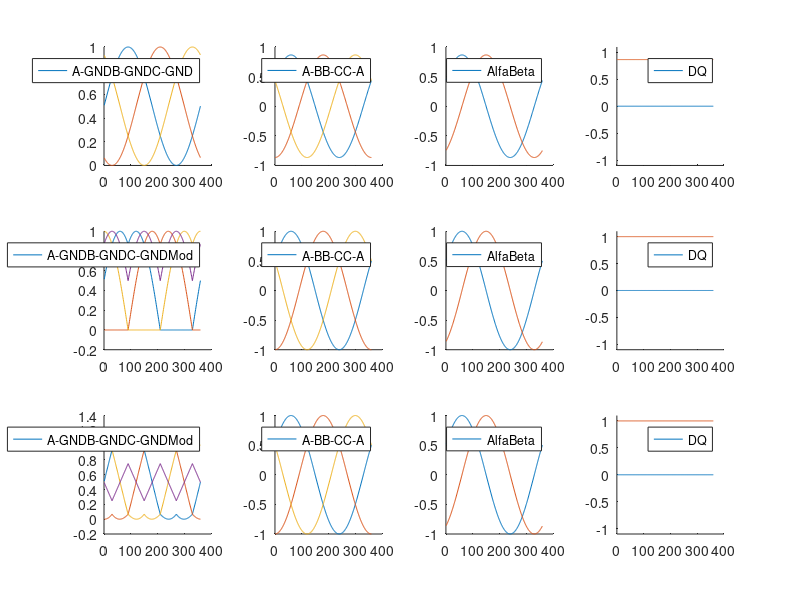

This chart was generated by the following MATLAB code:
%close all;
figure(2);
clear all;

ang = 1:1:360;
                                                % SINOSUIDAL CONTROL
% PHASE TO GROUND VOLTAGES
sinA_GND = (sin(deg2rad(ang))+1)/2;
sinB_GND = (sin(deg2rad(ang-120))+1)/2;
sinC_GND = (sin(deg2rad(ang-240))+1)/2;

subplot(3,4,1);
hold on;
plot(sinA_GND);
plot(sinB_GND);
plot(sinC_GND);
legend(["A-GND","B-GND","C-GND"]);

% PHASE VOLTAGES
sinAB = (sinA_GND-sinB_GND);
sinBC = (sinB_GND-sinC_GND);
sinCA = (sinC_GND-sinA_GND);

subplot(3,4,2);
hold on;
plot(sinAB);
plot(sinBC);
plot(sinCA);
legend(["A-B","B-C","C-A"]);
%ylim([-1,1]);

% ALFA BETA
sin_alfa = sinAB;
sin_beta = (sinBC - sinCA)/sqrt(3);

subplot(3,4,3);
hold on;
plot(sin_alfa);
plot(sin_beta);
legend(["Alfa","Beta"]);
ylim([-1,1]);

% D-Q

for i = 1:1:360
    tet = deg2rad(ang(i)+180+30); 
    % Phase voltages are shifted to inputs by 30 deg,
    % 180 is cause by signs in A-B calculations
    sin_D(i) = cos(tet)*sin_alfa(i) + sin(tet)*sin_beta(i);
    sin_Q(i) = -sin(tet)*sin_alfa(i) + cos(tet)*sin_beta(i);
end
subplot(3,4,4);
hold on;
plot(sin_D);
plot(sin_Q);
legend(["D","Q"]);
ylim([-1.1,1.1]);

                                                    % DUPKOSINUS CONTROL

% PHASE TO GROUND VOLTAGES
sin_a = sin(deg2rad(ang));
sin_b = sin(deg2rad(ang-120));
sin_c = sin(deg2rad(ang-240));

for i = 1:1:360
    svm_max(i) = max([sin_a(i) sin_b(i) sin_c(i)]); 
end
svm_max = circshift(svm_max,+60);
for i = 1:1:360
    svmA_GND(i) = (sin_a(i) + svm_max(i))/sqrt(3);
    svmB_GND(i) = (sin_b(i) + svm_max(i))/sqrt(3);
    svmC_GND(i) = (sin_c(i) + svm_max(i))/sqrt(3);
end

subplot(3,4,5);
hold on;
plot(svmA_GND);
plot(svmB_GND);
plot(svmC_GND);
plot(svm_max);

legend(["A-GND","B-GND","C-GND","Mod"]);
%ylim([0,1]);

% PHASE VOLTAGES
svmAB = (svmA_GND-svmB_GND);
svmBC = (svmB_GND-svmC_GND);
svmCA = (svmC_GND-svmA_GND);

subplot(3,4,6);
hold on;
plot(svmAB);
plot(svmBC);
plot(svmCA);
legend(["A-B","B-C","C-A"]);
ylim([-1,1]);

% ALFA BETA
svm_alfa = svmAB;
svm_beta = (svmBC - svmCA)/sqrt(3);

subplot(3,4,7);
hold on;
plot(svm_alfa);
plot(svm_beta);
legend(["Alfa","Beta"]);
ylim([-1,1]);

% D-Q

for i = 1:1:360
    tet = deg2rad(ang(i)+180+30);
    svm_D(i) = cos(tet)*svm_alfa(i) + sin(tet)*svm_beta(i);
    svm_Q(i) = -sin(tet)*svm_alfa(i) + cos(tet)*svm_beta(i);
end
subplot(3,4,8);
hold on;
plot(svm_D);
plot(svm_Q);
legend(["D","Q"]);
ylim([-1.1,1.1]);

                                                    % SINUS + TRIANGLE

stA_GND = (sin(deg2rad(ang)) - sawtooth(deg2rad(ang+90)*3,1/2)/4)/sqrt(3) + 0.5;
stB_GND = (sin(deg2rad(ang-120)) - sawtooth(deg2rad(ang+210)*3,1/2)/4)/sqrt(3) + 0.5;
stC_GND = (sin(deg2rad(ang-240)) - sawtooth(deg2rad(ang+330)*3,1/2)/4)/sqrt(3) + 0.5;
x = sawtooth(deg2rad(ang+90)*3,1/2)/4;

subplot(3,4,9);
hold on;
plot(stA_GND);
plot(stB_GND);
plot(stC_GND);
plot(x+0.5);
legend(["A-GND","B-GND","C-GND","Mod"]);

% PHASE VOLTAGES
stAB = (stA_GND-stB_GND);
stBC = (stB_GND-stC_GND);
stCA = (stC_GND-stA_GND);

subplot(3,4,10);
hold on;
plot(stAB);
plot(stBC);
plot(stCA);
legend(["A-B","B-C","C-A"]);
ylim([-1,1]);

% ALFA BETA
st_alfa = stAB;
st_beta = (stBC - stCA)/sqrt(3);

subplot(3,4,11);
hold on;
plot(st_alfa);
plot(st_beta);
legend(["Alfa","Beta"]);
ylim([-1,1]);

% D-Q

for i = 1:1:360
    tet = deg2rad(ang(i)+180+30);
    st_D(i) = cos(tet)*st_alfa(i) + sin(tet)*st_beta(i);
    st_Q(i) = -sin(tet)*st_alfa(i) + cos(tet)*st_beta(i);
end
subplot(3,4,12);
hold on;
plot(st_D);
plot(st_Q);
legend(["D","Q"]);
ylim([-1.1,1.1]);